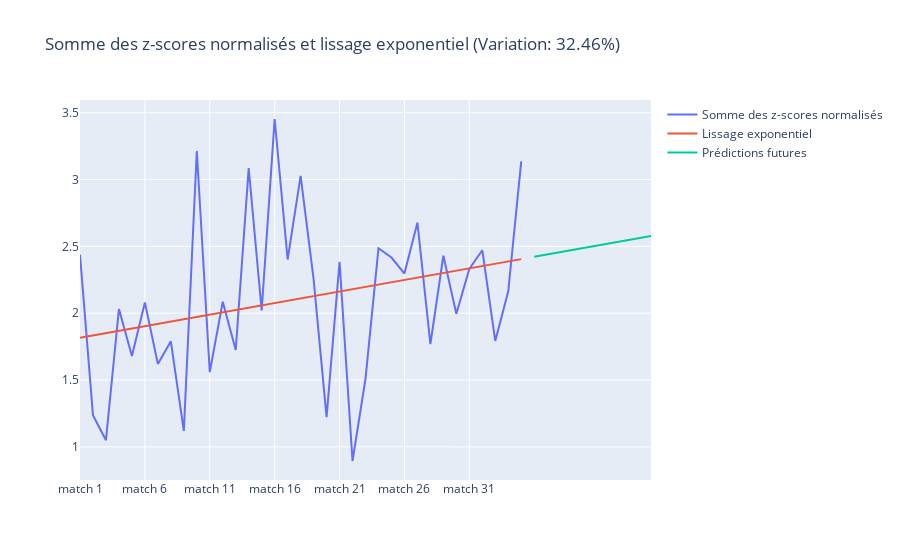

This figure's notebook cell:
### Code cell
# Tracé des z-scores en fonction de SESSION_ID

# session id renaming in "match 1", "match 2", etc in len(math_id)
data_player['SESSION_ID'] = ['match ' + str(i) for i in range(1, len(data_player['SESSION_ID']) + 1)]


fig = make_subplots(rows=1, cols=1)

fig.add_trace(go.Scatter(x=data_player['SESSION_ID'], y=df_normalized['sum_z_scores'], mode='lines', name='Somme des z-scores normalisés'), row=1, col=1)
fig.add_trace(go.Scatter(x=data_player['SESSION_ID'], y=smoothed_data, mode='lines', name='Lissage exponentiel'), row=1, col=1)
fig.add_trace(go.Scatter(x=future_sessions, y=future_predictions, mode='lines', name='Prédictions futures'), row=1, col=1)


fig.update_xaxes(tickvals=data_player['SESSION_ID'][::5], ticktext=data_player['SESSION_ID'][::5], row=1, col=1)

fig.update_layout(title_text=f'Somme des z-scores normalisés et lissage exponentiel (Variation: {percentage_change:.2f}%)')
fig.show()

### Figure 1 — Plotly figure (JSON) as saved in the notebook; plotly's stock layout.template omitted (floating-point values rounded to 4 significant figures)
{"data": [{"mode": "lines", "name": "Somme des z-scores normalisés", "type": "scatter", "x": ["match 1", "match 2", "match 3", "match 4", "match 5", "match 6", "match 7", "match 8", "match 9", "match 10", "match 11", "match 12", "match 13", "match 14", "match 15", "match 16", "match 17", "match 18", "match 19", "match 20", "match 21", "match 22", "match 23", "match 24", "match 25", "match 26", "match 27", "match 28", "match 29", "match 30", "match 31", "match 32", "match 33", "match 34", "match 35"], "xaxis": "x", "y": [2.438, 1.236, 1.05, 2.032, 1.68, 2.08, 1.621, 1.79, 1.119, 3.213, 1.56, 2.086, 1.724, 3.085, 2.02, 3.453, 2.402, 3.028, 2.255, 1.222, 2.384, 0.8943, 1.51, 2.485, 2.416, 2.296, 2.677, 1.769, 2.43, 1.996, 2.33, 2.471, 1.792, 2.163, 3.136], "yaxis": "y"}, {"mode": "lines", "name": "Lissage exponentiel", "type": "scatter", "x": ["match 1", "match 2", "match 3", "match 4", "match 5", "match 6", "match 7", "match 8", "match 9", "match 10", "match 11", "match 12", "match 13", "match 14", "match 15", "match 16", "match 17", "match 18", "match 19", "match 20", "match 21", "match 22", "match 23", "match 24", "match 25", "match 26", "match 27", "match 28", "match 29", "match 30", "match 31", "match 32", "match 33", "match 34", "match 35"], "xaxis": "x", "y": [1.815, 1.833, 1.85, 1.867, 1.885, 1.902, 1.919, 1.937, 1.954, 1.971, 1.989, 2.006, 2.023, 2.041, 2.058, 2.075, 2.093, 2.11, 2.127, 2.145, 2.162, 2.179, 2.197, 2.214, 2.231, 2.248, 2.266, 2.283, 2.3, 2.318, 2.335, 2.352, 2.37, 2.387, 2.404], "yaxis": "y"}, {"mode": "lines", "name": "Prédictions futures", "type": "scatter", "x": ["1ef0a372b4756a4d91b23f70099cba95_1", "1ef0a372b4756a4d91b23f70099cba95_2", "1ef0a372b4756a4d91b23f70099cba95_3", "1ef0a372b4756a4d91b23f70099cba95_4", "1ef0a372b4756a4d91b23f70099cba95_5", "1ef0a372b4756a4d91b23f70099cba95_6", "1ef0a372b4756a4d91b23f70099cba95_7", "1ef0a372b4756a4d91b23f70099cba95_8", "1ef0a372b4756a4d91b23f70099cba95_9", "1ef0a372b4756a4d91b23f70099cba95_10"], "xaxis": "x", "y": [2.422, 2.439, 2.456, 2.474, 2.491, 2.508, 2.526, 2.543, 2.56, 2.578], "yaxis": "y"}], "layout": {"title": {"text": "Somme des z-scores normalisés et lissage exponentiel (Variation: 32.46%)"}, "xaxis": {"anchor": "y", "domain": [0, 1], "ticktext": ["match 1", "match 6", "match 11", "match 16", "match 21", "match 26", "match 31"], "tickvals": ["match 1", "match 6", "match 11", "match 16", "match 21", "match 26", "match 31"]}, "yaxis": {"anchor": "x", "domain": [0, 1]}}}
